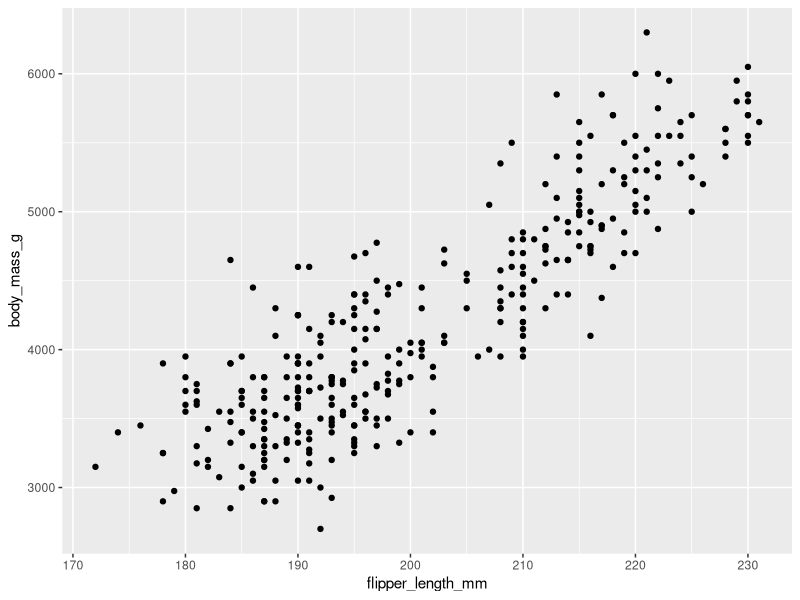
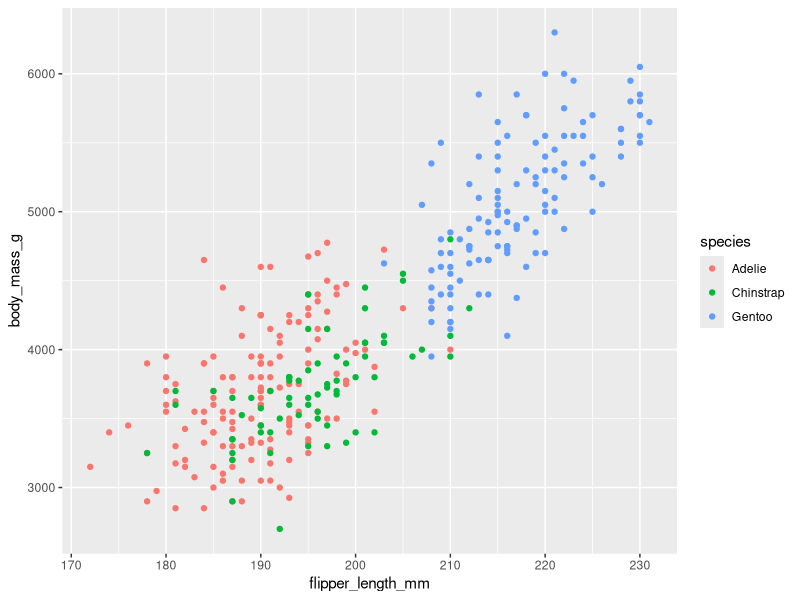
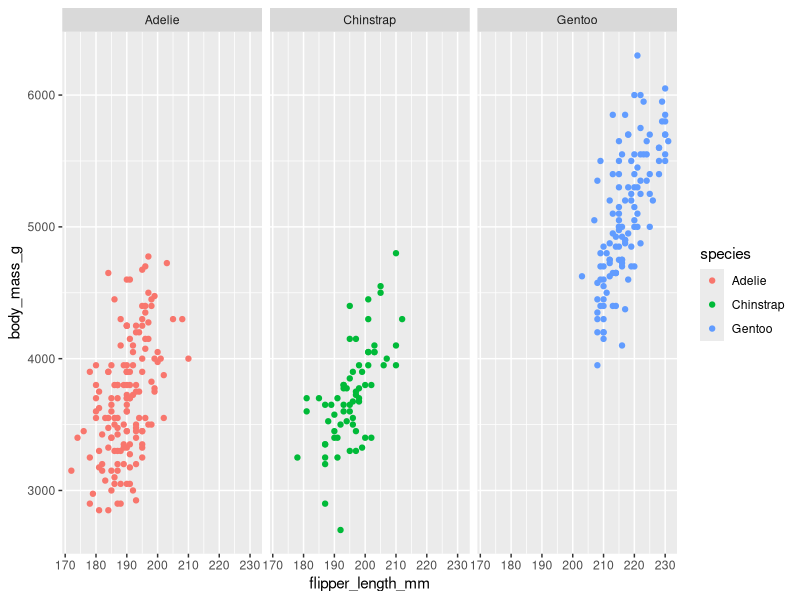
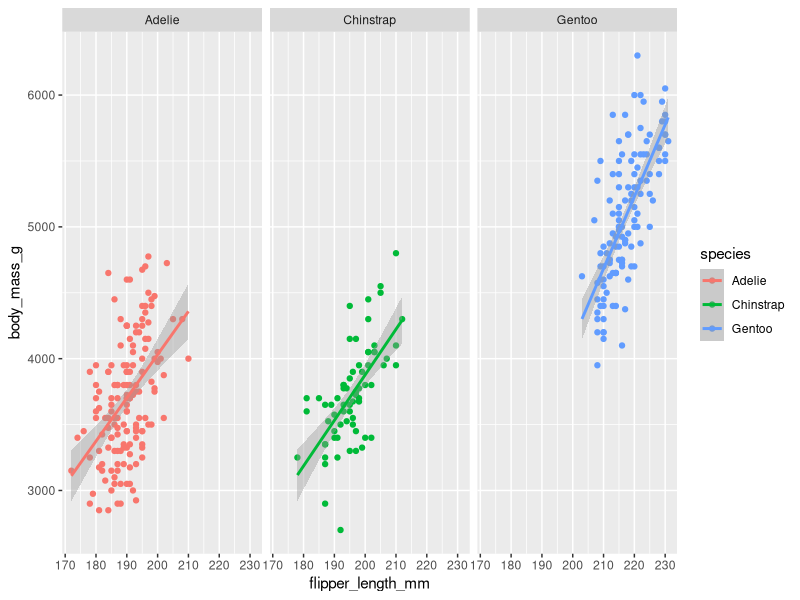
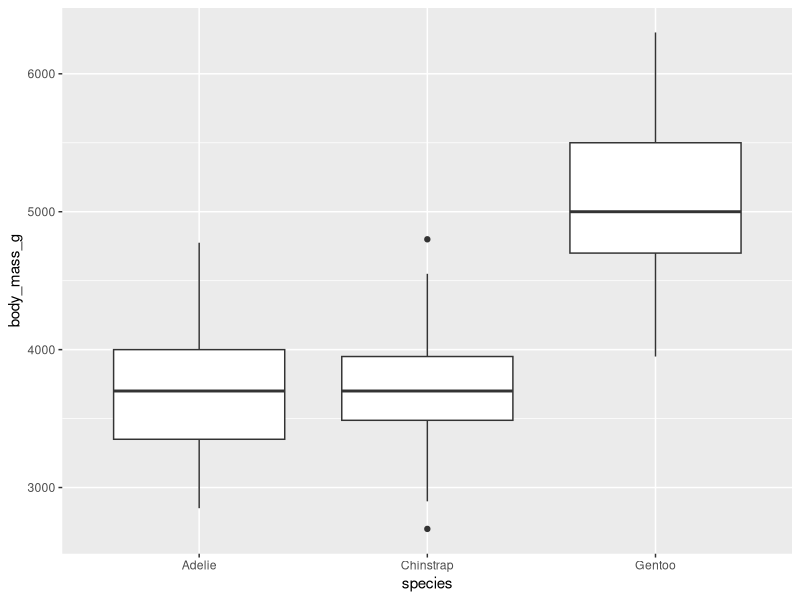
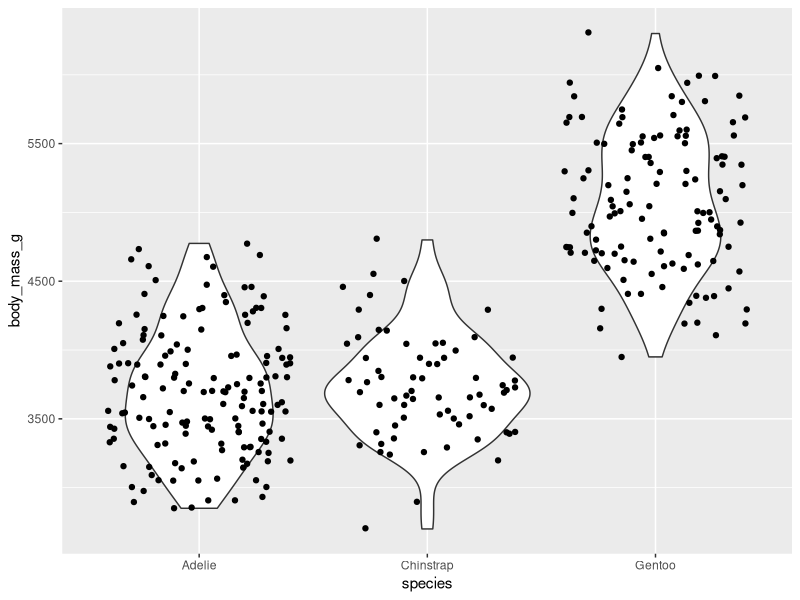
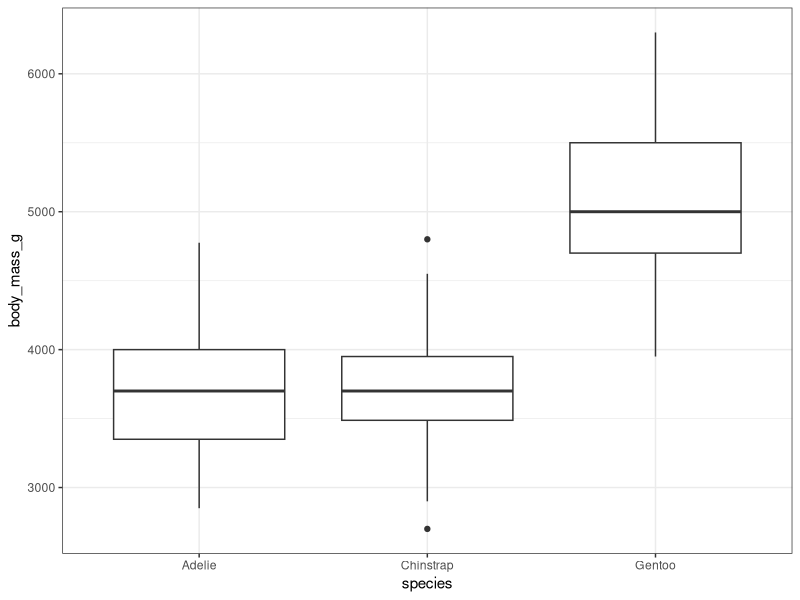
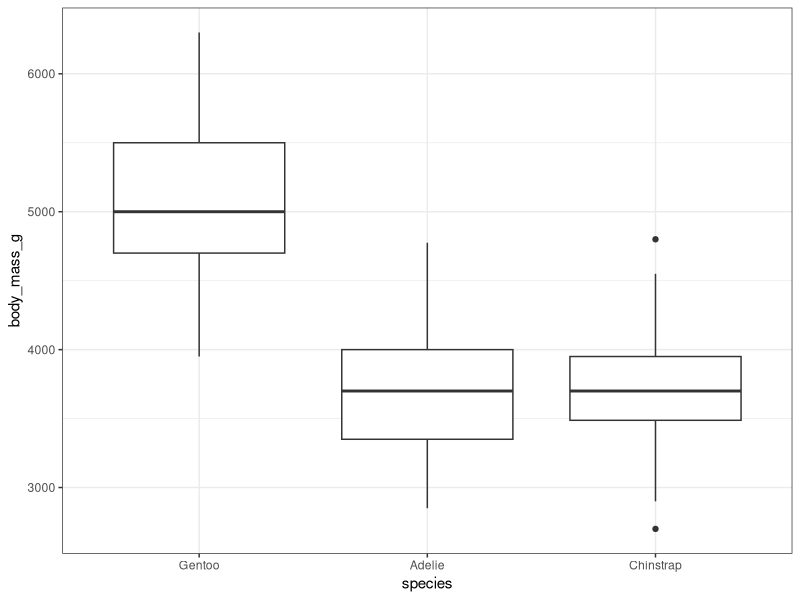

Write the R code that produced these figures, in order.
#Playing with ggplot2
#Olaf Jensen
#October 6, 2025
#ZOO 800

#load packages
library(palmerpenguins)
library(tidyverse)

#examine the penguins data set
summary(penguins)

#specify the data, aesthestics, and geometry of a simple plot of body_mass_g vs. flipper_length_mm
plot1 <- ggplot(data=penguins, mapping = aes(x = flipper_length_mm, y = body_mass_g)) +
          geom_point()

plot1

#examine the ggplot object
plot1$data[1:4, ]

plot1$mapping

plot1$geom

plot1$layers

#add a variable to distinguish the different species by color
plot2 <- ggplot(data=penguins, mapping = aes(x = flipper_length_mm, y = body_mass_g, color = species)) +
  geom_point()

plot2

#use facet wrapping instead
plot3 <- plot2 + facet_wrap(~species, ncol = 3)

plot3

#add trend lines
plot4 <- plot3 + geom_smooth(method = "lm")

plot4

#explore other geometries
plot5 <- ggplot(data=penguins, mapping = aes(x = species, y = body_mass_g)) +
  geom_boxplot()

plot5

plot6 <- ggplot(data=penguins, mapping = aes(x = species, y = body_mass_g)) +
  geom_violin() + geom_jitter()

plot6

#explore other themes
plot7 <- plot5 + theme_bw()

plot7

#Change the plotting order of species: Gentoo, Adelie, Chinstrap
penguins$species <- factor(penguins$species, levels = c("Gentoo", "Adelie", "Chinstrap"))

plot8 <- ggplot(data=penguins, mapping = aes(x = species, y = body_mass_g)) +
  geom_boxplot() + theme_bw()

plot8

#Change the color palette
plot9 <- plot2 + scale_color_brewer(palette = "Set2")

plot9

